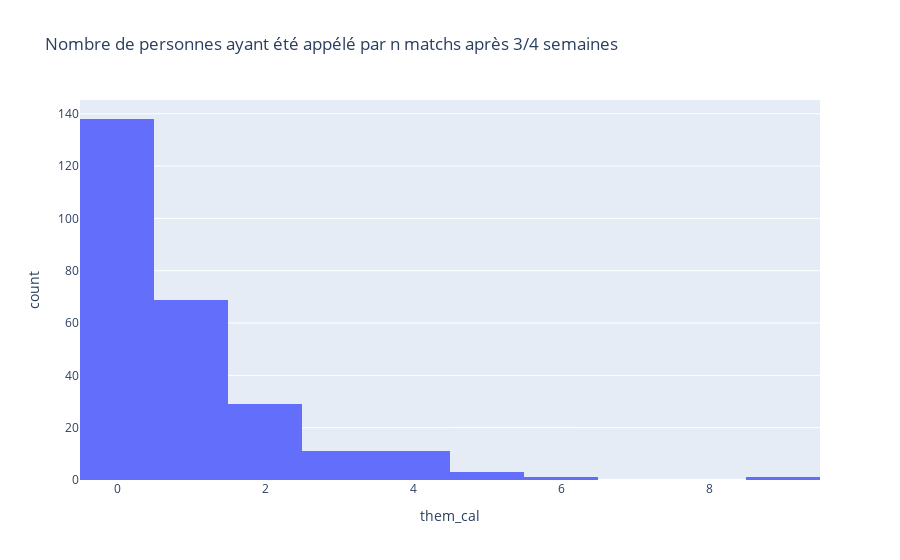

Notebook code for this chart:
### Code cell
px.histogram(df_calls, x='them_cal', orientation='v', title="Nombre de personnes ayant été appelé par n matchs après 3/4 semaines")

### Figure 1 — Plotly figure (JSON) as saved in the notebook; plotly's stock layout.template omitted (floating-point values rounded to 4 significant figures; data arrays with more than 128 entries replaced by an {"elided": "..."} marker saying what was removed)
{"data": [{"alignmentgroup": "True", "bingroup": "x", "hovertemplate": "them_cal=%{x}<br>count=%{y}<extra></extra>", "legendgroup": "", "marker": {"color": "#636efa", "pattern": {"shape": ""}}, "name": "", "offsetgroup": "", "orientation": "v", "showlegend": false, "type": "histogram", "x": {"elided": "263 int values"}, "xaxis": "x", "yaxis": "y"}], "layout": {"barmode": "relative", "legend": {"tracegroupgap": 0}, "title": {"text": "Nombre de personnes ayant été appélé par n matchs après 3/4 semaines"}, "xaxis": {"anchor": "y", "domain": [0, 1], "title": {"text": "them_cal"}}, "yaxis": {"anchor": "x", "domain": [0, 1], "title": {"text": "count"}}}}
